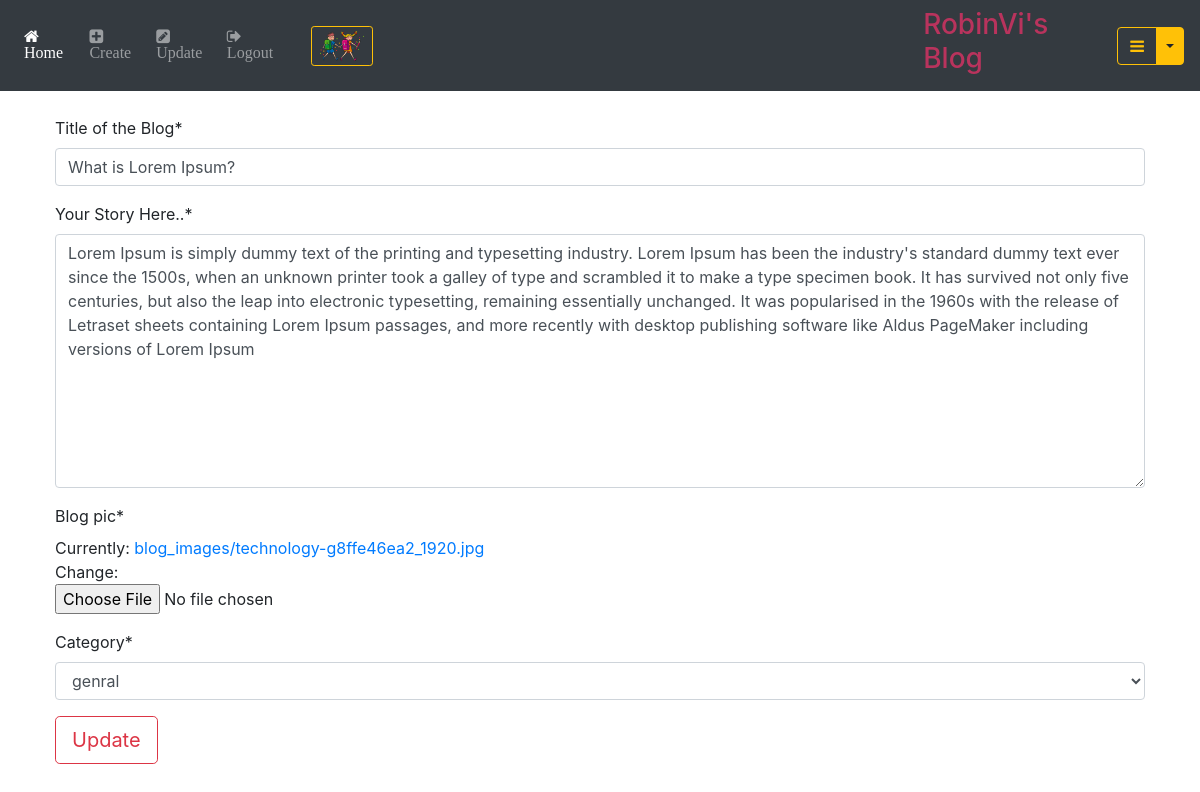
Screenshot of /blog/edit/2/ (signed in) with the database file from the repository.
### login/models.py (models this page shows, shortened)
class UserProfile(models.Model):
    user = models.OneToOneField(User,related_name ='user_profile', on_delete = models.CASCADE)
    profile_pic = models.ImageField(upload_to='profile_pics')
    about_me = models.CharField(max_length=256,default='Hello buddy Welcome . Thanks for visiting my profile . Please send mail to conact me.')

### blog/models.py (models this page shows, shortened)
class Blog(models.Model):
    author = models.ForeignKey(User, on_delete = models.CASCADE,related_name='blog_author')
    blog_title = models.CharField(max_length =256, verbose_name= 'Title of the Blog')
    slug = models.SlugField(max_length =256,unique = True)
    blog_content = models.TextField(verbose_name='Your Story Here..')
    blog_pic = models.ImageField(upload_to='blog_images')
    category = models.CharField(max_length=20,choices=Category_Choices,default='general')
    publish_date = models.DateTimeField(auto_now_add=True)
    update_time = models.DateTimeField(auto_now=True)
    class Meta:
        ordering = ['-publish_date']

### blog/views.py (the view, shortened to what this page needs)
# urls.py: path('edit/<pk>/', views.UpdateBlog.as_view(), name='blog_edit'),
class UpdateBlog(LoginRequiredMixin, UpdateView):
    model = Blog
    fields = ('blog_title','blog_content','blog_pic','category')
    template_name = 'blog/blog_edit.html'

### templates/blog/blog_edit.html (shortened to what this page needs)
{% extends 'base.html' %}
{% load crispy_forms_tags %}
{% block content_block %}
{% if blog.author == user %}
<form method="POST">
{{form|crispy}}
<button type="submit" class="btn btn-outline-danger btn-lg">Update</button>
{% else %}
<p>You are not allowed to view this page.</p>
</form>
{% endif %}
{% endblock %}

### templates/base.html (shortened to what this page needs)
<!DOCTYPE html>
<html lang="en" dir="ltr">
  <head>
<link rel="stylesheet" href="https://maxcdn.bootstrapcdn.com/bootstrap/4.4.1/css/bootstrap.min.css">
<link rel="stylesheet" href="https://maxcdn.bootstrapcdn.com/font-awesome/4.7.0/css/font-awesome.min.css" >
  </head>
  <body>
    <nav class=" navbar navbar-expand-sm bg-dark navbar-dark">
      <ul class="navbar-nav">
        <li class="nav-item active">
          <a class="nav-link" href="{% url 'index' %}">
          <i class="fa fa-home" aria-hidden="true"> Home </i></a>
        </li>
        {% if user.is_authenticated %}
        <li class="nav-item ">
          <a class="nav-link" href="{% url 'blog:blog_create' %}">
            <i class="fa fa-plus-square" aria-hidden="true"> Create</i></a>
        </li>
        <li class="nav-item ">
          <a class="nav-link" href="{% url 'blog:my_blogs' %}">
            <i class="fa fa-pencil-square" aria-hidden="true"> Update</i></a>
        </li>
        <li class="nav-item ">
          <a class="nav-link" href="{% url 'login:logout' %}">
          <i class="fa fa-sign-out" aria-hidden="true"> Logout</i></a>
        </li>
      </ul>
  {% if user.user_profile %}
      <div class="nav-user-pic">
        <a  class="nav-user-pic-link" href="{% url 'login:profile' %}">
          <img style="margin-left:20px; max-width:70px;max-height:40px;" src="/media/{{ user.user_profile.profile_pic }}" alt="Profile_pic" class="btn btn-outline-warning btn-sm  float-right"></a>
      </div>
      {% else %}
      <div class="nav-user-pic">
        <a  class="nav-user-pic-link" href="{% url 'login:profile' %}">
          <img style="margin-left:20px; max-width:70px;max-height:40px;" src="/media/profile_pics/myavatar.png"  alt="Profile_pic" class="rounded float-right"></a>
      </div>
      {% endif %}
      <div class="nav-user-info" style="margin-left:550px;">
        <a class="nav-user-info-link" style="color:rgba(219, 50, 100, 0.8);" href="{% url 'index' %}">
            <h3 >{{user.username}}'s Blog</h3></a>
      </div>
      <div class="btn-group">
        <button type="button" class="btn btn-outline-warning ml-4"><i class="fa fa-bars" aria-hidden="true"></i></button>
        <button type="button" class="btn btn-warning dropdown-toggle dropdown-toggle-split" data-toggle="dropdown" aria-haspopup="true" aria-expanded="false">
        </button>
      {% endif %}
    </nav>
    <div class="container" style="padding:25px">
      {% block content_block %}
     {% endblock %}
    </div>
  </body>
</html>

### rows the page displays
Blog: blog_title "What is Lorem Ipsum?", blog_content "Lorem Ipsum is simply dummy text of the printing and typesetting industry. Lorem Ipsum has been the industry's standard dummy text ever since the 1500s, when an unknown printer took a galley of type and scrambled it to make a type specimen book. It has survived not only five centuries, but also the leap into electronic typesetting, remaining essentially unchanged. It was popularised in the 1960s with the release of Letraset sheets containing Lorem Ipsum passages, and more recently with desktop publishing software like Aldus PageMaker including versions of Lorem Ipsum", category "genral"

### other values shown
{{ user.username }} "RobinVi"
